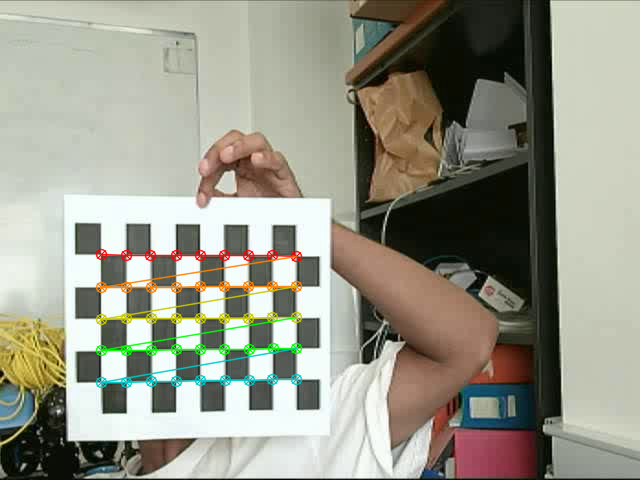
#> input picture data/corners/left/left_001.png, 640 x 480 px; its folder holds 4 pictures in this run
$ python click_points_stereo.py --left_image ../data/corners/left/left_001.png --right_image ../data/corners/left/left_002.png
#> lines starting #> are read from the running program, lines starting #| are printed output that depends on the picture; after the words box and inside, x2 and y2 are one past the last pixel; in counts of white or black regions, pixels touching at a corner belong together
#!/usr/bin/env python3
import cv2
import json
import argparse
import numpy as np


left_points = []
right_points = []


def parse_args():
    p = argparse.ArgumentParser(description="Click corresponding points in left/right images.")
    p.add_argument("--left_image", required=True)
    p.add_argument("--right_image", required=True)
    return p.parse_args()


def draw_points(img, points, color):
    out = img.copy()
    for i, (x, y) in enumerate(points):
        cv2.circle(out, (int(x), int(y)), 5, color, -1)
        cv2.putText(out, str(i), (int(x) + 8, int(y) - 8), cv2.FONT_HERSHEY_SIMPLEX, 0.6, color, 2)
    return out


def on_mouse_left(event, x, y, flags, param):
    global left_points
    if event == cv2.EVENT_LBUTTONDOWN:
        left_points.append([float(x), float(y)])


def on_mouse_right(event, x, y, flags, param):
    global right_points
    if event == cv2.EVENT_LBUTTONDOWN:
        right_points.append([float(x), float(y)])


def main():
    args = parse_args()

    img_l = cv2.imread(args.left_image)
#> img_l is the input picture: shape (480, 640, 3); mean B, G, R 136.7, 151.1, 151.4
    img_r = cv2.imread(args.right_image)
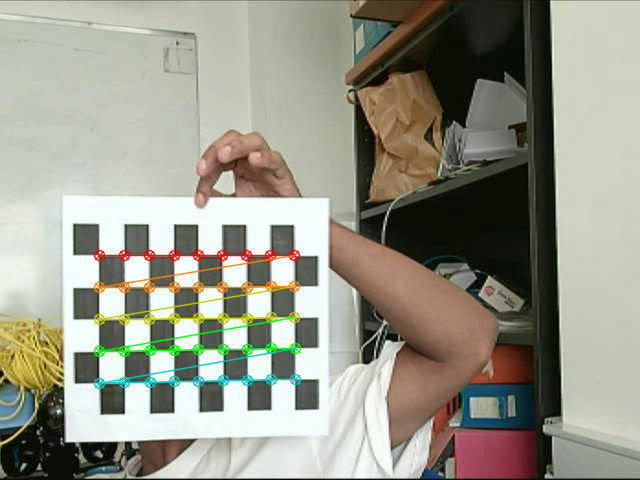
#> input picture data/corners/left/left_002.png, 640 x 480 px
#> img_r is the input picture: shape (480, 640, 3); mean B, G, R 137, 151.1, 151.5

    if img_l is None:
        raise RuntimeError(f"Could not read {args.left_image}")
    if img_r is None:
        raise RuntimeError(f"Could not read {args.right_image}")

    cv2.namedWindow("left")
    cv2.namedWindow("right")
    cv2.setMouseCallback("left", on_mouse_left)
    cv2.setMouseCallback("right", on_mouse_right)

    while True:
        show_l = draw_points(img_l, left_points, (0, 255, 0))
        show_r = draw_points(img_r, right_points, (0, 255, 255))

        cv2.putText(show_l, "left: click points, s=save, u=undo, q=quit", (10, 30),
                    cv2.FONT_HERSHEY_SIMPLEX, 0.7, (0, 200, 0), 2)
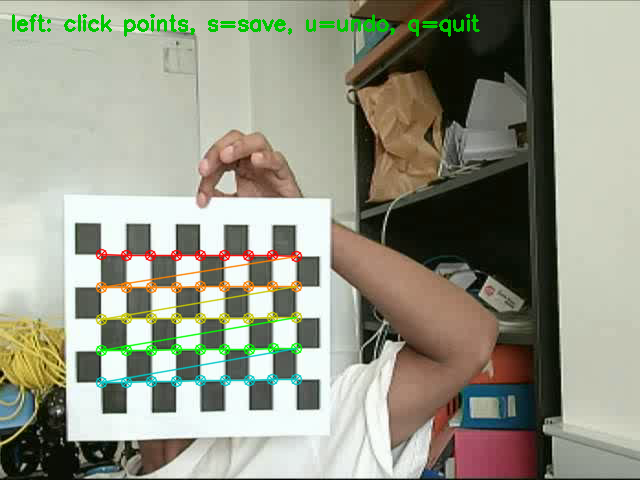
#> show_l: shape (480, 640, 3); 0.93% of pixels changed, all inside (x1, y1, x2, y2) = (12, 14, 480, 37)
        cv2.putText(show_r, "right: click same points in same order", (10, 30),
                    cv2.FONT_HERSHEY_SIMPLEX, 0.7, (0, 200, 200), 2)
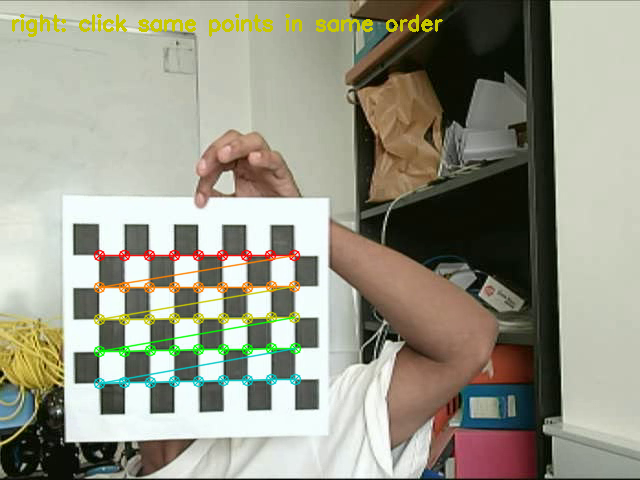
#> show_r: shape (480, 640, 3); 0.87% of pixels changed, all inside (x1, y1, x2, y2) = (12, 14, 443, 37)

        cv2.imshow("left", show_l)
        cv2.imshow("right", show_r)
        key = cv2.waitKey(20) & 0xFF
#> (key q is pressed here)

        if key == ord("u"):
            if len(left_points) > len(right_points):
                left_points.pop()
            elif len(right_points) > len(left_points):
                right_points.pop()
            else:
                if left_points:
                    left_points.pop()
                if right_points:
                    right_points.pop()

        elif key == ord("s"):
            if len(left_points) != len(right_points):
                print("Point counts differ. Click same number of points in both images.")
                continue
            with open("left_points.json", "w") as f:
                json.dump(left_points, f, indent=2)
            with open("right_points.json", "w") as f:
                json.dump(right_points, f, indent=2)
            print("Saved left_points.json and right_points.json")

        elif key == ord("q") or key == 27:
            break

    cv2.destroyAllWindows()


if __name__ == "__main__":
    main()
